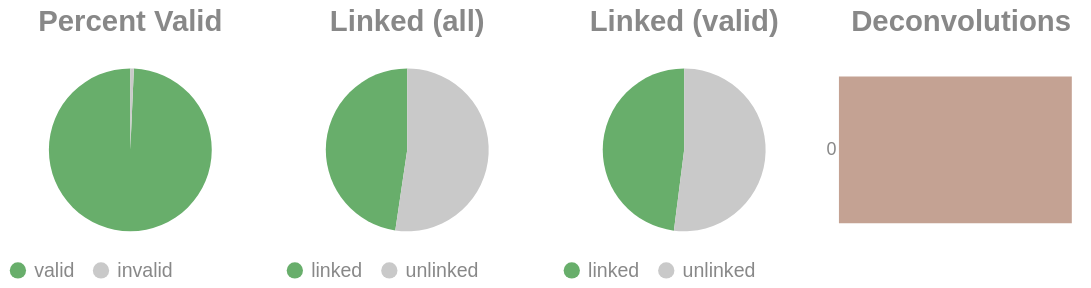

The cell this chart's notebook holds for it:
### Code cell
if SKIPLR:
    pass
else:
    clash = Counter()
    for i in valids['molecule'].to_list():
        _mol = i.split("-")
        if len(_mol) == 1:
            clash.update('0')
        else:
            clash.update(_mol[-1])

    _d = {"deconvolutions": [], 'count': []}
    for k,v in clash.items():
        _d['deconvolutions'].append(k)
        _d['count'].append(v)

    tot_valid = valids['reads'].sum()
    mask = valids['reads'] >= 2
    n_linked_reads = valids.filter(mask)['reads'].sum()
    if n_linked_reads == 0:
        print_html("No linked molecules (>=2 reads) were detected; skipping linked-only distributions.")
        SKIPLR = True
    else:
        perc_valid = round(tot_valid / n_reads, 4)
        linked_perc_abs = round(n_linked_reads / n_reads, 4)
        linked_perc = round(n_linked_reads / tot_valid, 4)

    _valid = pl.DataFrame({"valids": ['valid', 'invalid'], "count": [tot_valid, n_reads - tot_valid]})
    _linked_abs = pl.DataFrame({"linked (absolute)": ['linked', 'unlinked'], "count": [n_linked_reads, n_reads - n_linked_reads]})
    _linked_rel = pl.DataFrame({"linked (valids)": ['linked', 'unlinked'], "count": [n_linked_reads, tot_valid - n_linked_reads]})

    (
        alt.hconcat(
            piechart(_valid, goodval = 'valid', title = "Percent Valid"),
            piechart(_linked_abs, goodval = "linked", title =  "Linked (all)"),
            piechart(_linked_rel, goodval = "linked", title =  "Linked (valid)"),
            convolutionbar(pl.DataFrame(_d), title = "Deconvolutions"),
            center = True,
            bounds = 'flush'
        )
        .resolve_scale(color='independent')
        .resolve_legend('independent')
        .properties(usermeta={'embedOptions': {"actions": False}})
    ).display()

### Figure 1 — Vega-Lite specification as saved in the notebook (floating-point values rounded to 4 significant figures)
{"width": "container", "height": 400, "config": {"title": {"anchor": "start", "dy": -15, "fontSize": 18, "color": "#888888", "subtitleColor": "#888888", "subtitleFontSize": 14}, "arc": {"fill": "#0072B2"}, "axis": {"domainColor": "#888888", "domainWidth": 0.5, "gridWidth": 0.2, "grid": false, "titleFontWeight": 400, "titleFontSize": 15, "labelFontSize": 11, "labelColor": "#888888", "tickColor": "#888888", "tickWidth": 0.2, "titleColor": "#888888"}, "axisBand": {"grid": false}, "axisX": {"grid": true, "tickSize": 10, "domainCap": "round"}, "axisY": {"domain": false, "grid": true, "tickSize": 0, "domainCap": "round"}, "background": "transparent", "header": {"labelFontSize": 15, "labelColor": "#888888", "titleFontSize": 15, "titleFontWeight": 600, "titleColor": "#888888"}, "legend": {"labelFont": "sans-serif", "labelFontSize": 12, "labelColor": "#888888", "symbolSize": 100, "symbolType": "circle", "titleFontSize": 12, "titlePadding": 10, "titleColor": "#888888", "title": null}, "range": {"category": ["#E69F00", "#56B4E9", "#009E73", "#F0E442", "#0072B2", "#D55E00", "#CC79A7", "#000000"], "diverging": ["#cfe8f3", "#a2d4ec", "#73bfe2", "#46abdb", "#1696d2", "#12719e"]}, "area": {"fill": "#0072B2", "fillOpacity": 0.7, "line": true, "strokeOpacity": 0.7}, "line": {"color": "#0072B2", "stroke": "#0072B2", "strokeWidth": 2}, "trail": {"color": "#0072B2", "stroke": "#0072B2", "strokeWidth": 0, "size": 1}, "point": {"filled": true, "fillOpacity": 1.0, "size": 95}, "text": {"color": "#888888", "fontSize": 11, "align": "right", "fontWeight": 400, "size": 11}, "bar": {"fill": "#0072B2", "stroke": null}, "view": {"stroke": null, "continuousWidth": 660, "continuousHeight": 400}}, "hconcat": [{"data": {"name": "data-0ebced16d651b99aa461640f743d24af"}, "mark": {"type": "arc"}, "encoding": {"color": {"field": "valids", "legend": {"orient": "bottom", "title": null}, "scale": {"domain": ["valid", "invalid"], "range": ["#68ae6b", "#C9C9C9"]}, "title": "Valids", "type": "nominal"}, "theta": {"field": "count", "type": "quantitative"}, "tooltip": [{"field": "valids", "title": "Valids", "type": "ordinal"}, {"field": "percent", "format": ".2%", "title": "Percent", "type": "quantitative"}, {"field": "count", "title": "Count", "type": "quantitative"}]}, "height": 100, "title": {"text": "Percent Valid", "align": "center", "anchor": "middle"}, "transform": [{"calculate": "datum.count / 3514722", "as": "percent"}], "width": 150}, {"data": {"name": "data-7db459c575f09eb71e36cb6605336207"}, "mark": {"type": "arc"}, "encoding": {"color": {"field": "linked (absolute)", "legend": {"orient": "bottom", "title": null}, "scale": {"domain": ["linked", "unlinked"], "range": ["#68ae6b", "#C9C9C9"]}, "title": "Linked (Absolute)", "type": "nominal"}, "theta": {"field": "count", "type": "quantitative"}, "tooltip": [{"field": "linked (absolute)", "title": "Linked (Absolute)", "type": "ordinal"}, {"field": "percent", "format": ".2%", "title": "Percent", "type": "quantitative"}, {"field": "count", "title": "Count", "type": "quantitative"}]}, "height": 100, "title": {"text": "Linked (all)", "align": "center", "anchor": "middle"}, "transform": [{"calculate": "datum.count / 3514722", "as": "percent"}], "width": 150}, {"data": {"name": "data-22c8e4ebe415314c78eb2f1fb85b1bd9"}, "mark": {"type": "arc"}, "encoding": {"color": {"field": "linked (valids)", "legend": {"orient": "bottom", "title": null}, "scale": {"domain": ["linked", "unlinked"], "range": ["#68ae6b", "#C9C9C9"]}, "title": "Linked (Valids)", "type": "nominal"}, "theta": {"field": "count", "type": "quantitative"}, "tooltip": [{"field": "linked (valids)", "title": "Linked (Valids)", "type": "ordinal"}, {"field": "percent", "format": ".2%", "title": "Percent", "type": "quantitative"}, {"field": "count", "title": "Count", "type": "quantitative"}]}, "height": 100, "title": {"text": "Linked (valid)", "align": "center", "anchor": "middle"}, "transform": [{"calculate": "datum.count / 3490196", "as": "percent"}], "width": 150}, {"data": {"name": "data-c4b30d07f214042755267440ab8b892d"}, "mark": {"type": "bar"}, "encoding": {"color": {"field": "deconvolutions", "legend": null, "scale": {"scheme": "lightgreyred"}, "type": "nominal"}, "tooltip": [{"field": "deconvolutions", "title": "Deconvolutions", "type": "ordinal"}, {"field": "percent", "format": ".2%", "title": "Percent", "type": "quantitative"}, {"field": "count", "title": "Count", "type": "quantitative"}], "x": {"axis": null, "field": "count", "type": "quantitative"}, "y": {"field": "deconvolutions", "sort": "ascending", "title": null, "type": "nominal"}}, "height": 100, "title": {"text": "Deconvolutions", "align": "center", "anchor": "middle"}, "transform": [{"calculate": "datum.count / 2287347", "as": "percent"}], "width": 150}], "bounds": "flush", "center": true, "resolve": {"legend": {"angle": "independent"}, "scale": {"color": "independent"}}, "usermeta": {"embedOptions": {"actions": false}}, "$schema": "https://vega.github.io/schema/vega-lite/v6.1.0.json", "datasets": {"data-0ebced16d651b99aa461640f743d24af": [{"valids": "valid", "count": 3490196}, {"valids": "invalid", "count": 24526}], "data-7db459c575f09eb71e36cb6605336207": [{"linked (absolute)": "linked", "count": 1674783}, {"linked (absolute)": "unlinked", "count": 1839939}], "data-22c8e4ebe415314c78eb2f1fb85b1bd9": [{"linked (valids)": "linked", "count": 1674783}, {"linked (valids)": "unlinked", "count": 1815413}], "data-c4b30d07f214042755267440ab8b892d": [{"deconvolutions": "0", "count": 2287347}]}}
